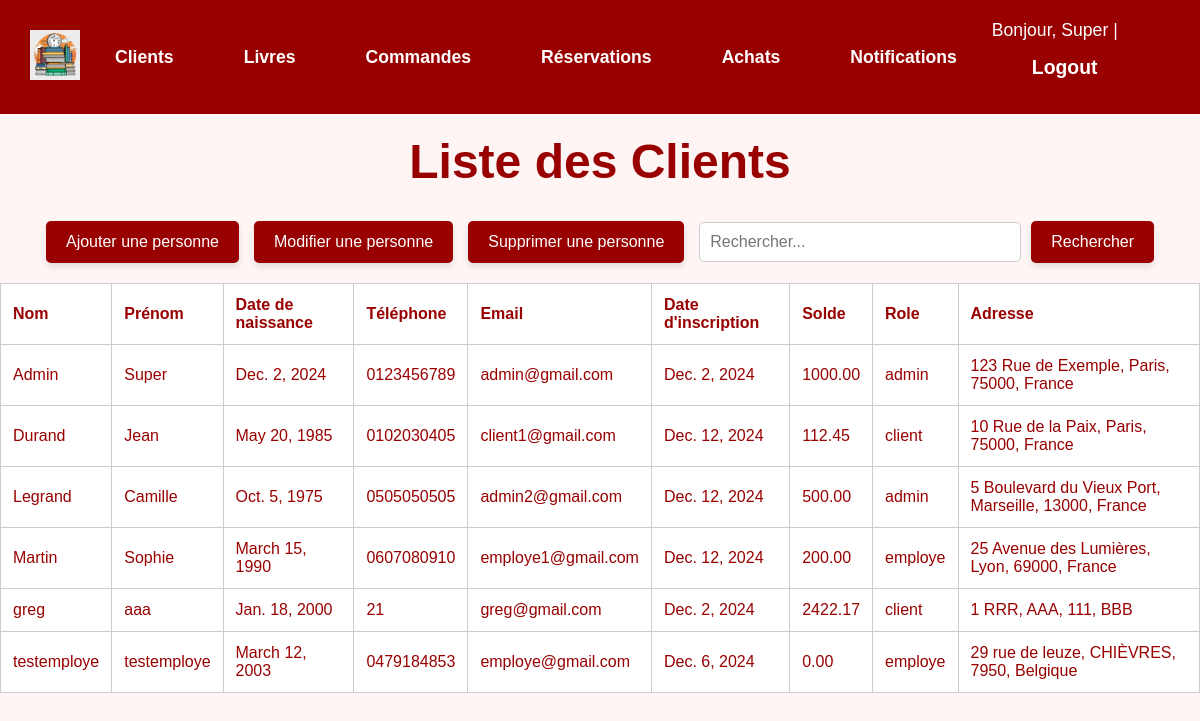
The app's page /personnes/ (signed in), older data.
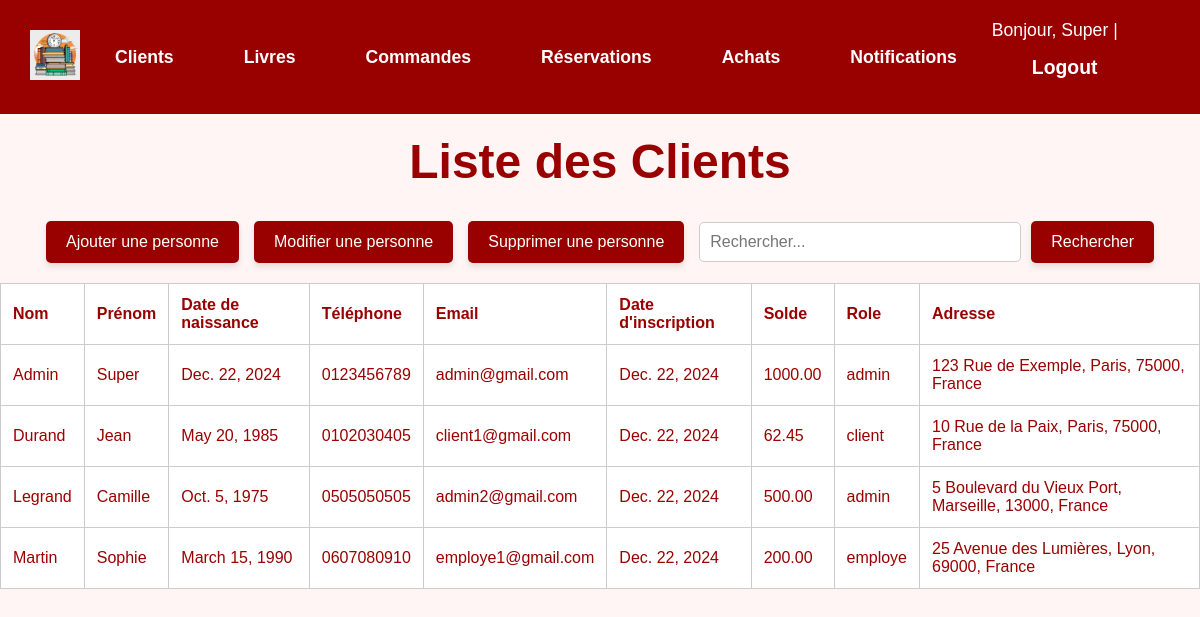
The same page, newer data.
### gui/models.py (models this page shows, shortened)
class Personne(AbstractBaseUser, PermissionsMixin):
    nom = models.CharField(max_length=100)
    prenom = models.CharField(max_length=100)
    date_naissance = models.DateField()
    telephone = models.CharField(max_length=15)
    email = models.EmailField(max_length=50, primary_key=True)  # Champ unique pour l'identification
    date_creation = models.DateField(auto_now_add=True)
    solde = models.DecimalField(max_digits=10, decimal_places=2)
    adresse = models.ForeignKey('Adresse', on_delete=models.CASCADE)
    role = models.ForeignKey('Role', on_delete=models.CASCADE)
    is_active = models.BooleanField(default=True)
    is_staff = models.BooleanField(default=False)
    is_superuser = models.BooleanField(default=False)
    objects = PersonneManager()
    USERNAME_FIELD = 'email'  # Utiliser l'email comme identifiant unique
    REQUIRED_FIELDS = ['nom', 'prenom']
    class Meta:
        db_table = 'Personne'
    from decimal import Decimal  # Import pour des calculs précis

class Role(models.Model):
    type = models.CharField(max_length=50)
    class Meta:
        db_table = 'Role'
    def __str__(self):
        return self.type

class Adresse(models.Model):
    rue = models.CharField(max_length=255)
    n_rue = models.IntegerField()
    ville = models.ForeignKey(Ville, on_delete=models.CASCADE)
    """class Meta:
        db_table = 'Adresse'"""

class Ville(models.Model):
    nom_ville = models.CharField(max_length=100, primary_key=True)
    code_postal = models.CharField(max_length=10)
    pays = models.CharField(max_length=50)
    class Meta:
        db_table = 'Ville'

### gui/views.py (the view)
# urls.py: path('personnes/', PersonneList.as_view(), name='personnes_list'),
class PersonneList(StaffRequiredMixin,ListView):
    model = Personne
    template_name = 'gui/lister_personnes.html'
    def get_queryset(self):
        sort_by = self.request.GET.get('sort_by', 'nom')  # Par défaut : tri par 'nom'
        order = self.request.GET.get('order', 'asc')  # Par défaut : ordre ascendant
        sort_prefix = '' if order == 'asc' else '-'
        sorting_options = {
            'nom': 'nom',
            'prenom': 'prenom',
            'date_naissance': 'date_naissance',
            'email': 'email',
            'date_creation': 'date_creation',
            'solde': 'solde',
            'role': 'role',
            'adresse__ville__nom_ville': 'adresse__ville__nom_ville',
        }
        queryset = super().get_queryset()
        if sort_by in sorting_options:
            queryset = queryset.order_by(f"{sort_prefix}{sorting_options[sort_by]}")
        return queryset

### gui/views.py (called while the page is built)
    def test_func(self):
        return self.request.user.is_staff

### templates/gui/lister_personnes.html (shortened to what this page needs)
{% load static %}
<!DOCTYPE html>
<html lang="fr">
<head>
</head>
<body>
    {% include 'gui/navbar.html' %}
    <h1 style="color: #990000; text-align: center; font-size: 3em; margin-top: 20px;">Liste des Clients</h1>
    <div class="action-bar">
        <a href="/personnes/create/" class="button">Ajouter une personne</a>
        <a href="{% url 'personnes_select' %}" class="button">Modifier une personne</a>
        <a href="{% url 'personnes_delete' %}" class="button">Supprimer une personne</a>
        <form method="GET" action="{% url 'personnes_research' %}" style="display: inline-flex; align-items: center; gap: 10px;">
            <input type="text" id="search" name="search" placeholder="Rechercher..." value="{{ request.GET.search }}">
            <button type="submit" class="button">Rechercher</button>
        </form>
    </div>
    <table>
        <thead>
            <tr>
                <th><a href="?sort_by=nom&order={% if request.GET.sort_by == 'nom' and request.GET.order == 'asc' %}desc{% else %}asc{% endif %}">Nom</a></th>
                <th><a href="?sort_by=prenom&order={% if request.GET.sort_by == 'prenom' and request.GET.order == 'asc' %}desc{% else %}asc{% endif %}">Prénom</a></th>
                <th><a href="?sort_by=date_naissance&order={% if request.GET.sort_by == 'date_naissance' and request.GET.order == 'asc' %}desc{% else %}asc{% endif %}">Date de naissance</a></th>
                <th><a href="?sort_by=telephone&order={% if request.GET.sort_by == 'telephone' and request.GET.order == 'asc' %}desc{% else %}asc{% endif %}">Téléphone</a></th>
                <th><a href="?sort_by=email&order={% if request.GET.sort_by == 'email' and request.GET.order == 'asc' %}desc{% else %}asc{% endif %}">Email</a></th>
                <th><a href="?sort_by=date_creation&order={% if request.GET.sort_by == 'date_creation' and request.GET.order == 'asc' %}desc{% else %}asc{% endif %}">Date d'inscription</a></th>
                <th><a href="?sort_by=solde&order={% if request.GET.sort_by == 'solde' and request.GET.order == 'asc' %}desc{% else %}asc{% endif %}">Solde</a></th>
                <th><a href="?sort_by=role&order={% if request.GET.sort_by == 'role' and request.GET.order == 'asc' %}desc{% else %}asc{% endif %}">Role</a></th>
                <th><a href="?sort_by=adresse__ville__om_ville&order={% if request.GET.sort_by == 'adresse__ville__om_ville' and request.GET.order == 'asc' %}desc{% else %}asc{% endif %}">Adresse</a></th>
            </tr>
        </thead>
        <tbody>
            {% for personne in object_list %}
                <tr>
                    <td>{{ personne.nom }}</td>
                    <td>{{ personne.prenom }}</td>
                    <td>{{ personne.date_naissance }}</td>
                    <td>{{ personne.telephone }}</td>
                    <td>{{ personne.email }}</td>
                    <td>{{ personne.date_creation }}</td>
                    <td>{{ personne.solde }}</td>
                    <td>{{ personne.role }}</td>
                    <td>
                        {{ personne.adresse.n_rue }} {{ personne.adresse.rue }},
                        {{ personne.adresse.ville.nom_ville }},
                        {{ personne.adresse.ville.code_postal }},
                        {{ personne.adresse.ville.pays }}
                    </td>
                </tr>
            {% empty %}
            <tr class="empty-message">
                <td colspan="9">Aucune personne trouvée.</td>
            </tr>
            {% endfor %}
        </tbody>
    </table>
</body>
</html>

### templates/gui/navbar.html (shortened to what this page needs)
{% load static %}
<header>
    <a href="{% url 'homepage' %}">
        <img src="{% static 'images/logo_mdd.webp' %}" alt="Logo" class="logo">
    </a>
    <nav class="navbar">
        <a href="{% url 'personnes_list' %}" class="nav-button">Clients</a>
        <a href="{% url 'livres_list' %}" class="nav-button">Livres</a>
        <a href="{% url 'commandes_list' %}" class="nav-button">Commandes</a>
        <a href="{% url 'reservations_list' %}" class="nav-button">Réservations</a>
        <a href="{% url 'achats_list' %}" class="nav-button">Achats</a>
        <a href="{% url 'notifications_list' %}" class="nav-button">Notifications</a>
    </nav>
    <div class="user-info">
        {% if user.is_authenticated %}
            Bonjour, {{ user.prenom }} | <a href="{% url 'logout' %}" class="nav-button">Logout</a>
        {% else %}
            <a href="{% url 'login' %}" class="nav-button">Login</a>
        {% endif %}
    </div>
</header>

Row changes from the older to the newer data that the page shows:
removed Personne: nom "greg", prenom "aaa", date_naissance "Jan. 18, 2000", telephone "21", email "greg@gmail.com", date_creation "Dec. 2, 2024", solde "2422.17", role "client", adresse.n_rue "1", adresse.rue "RRR", adresse.ville.nom_ville "AAA", adresse.ville.code_postal "111", adresse.ville.pays "BBB"
removed Personne: nom "testemploye", prenom "testemploye", date_naissance "March 12, 2003", telephone "0479184853", email "employe@gmail.com", date_creation "Dec. 6, 2024", solde "0.00", role "employe", adresse.n_rue "29", adresse.rue "rue de leuze", adresse.ville.nom_ville "CHIÈVRES", adresse.ville.code_postal "7950", adresse.ville.pays "Belgique"
changed Personne "Admin": date_naissance "Dec. 2, 2024" → "Dec. 22, 2024"; date_creation "Dec. 2, 2024" → "Dec. 22, 2024"
changed Personne "Durand": date_creation "Dec. 12, 2024" → "Dec. 22, 2024"; solde "112.45" → "62.45"
changed Personne "Legrand": date_creation "Dec. 12, 2024" → "Dec. 22, 2024"
changed Personne "Martin": date_creation "Dec. 12, 2024" → "Dec. 22, 2024"
